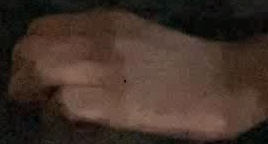
#> input picture phase6_analysis/orientation_frontal_original/frame_0001_crop.jpg, 268 x 144 px
$ python -i preprocessing.py   (imports and definitions only)
#> lines starting #> are read from the running program, lines starting #| are printed output that depends on the picture; after the words box and inside, x2 and y2 are one past the last pixel; in counts of white or black regions, pixels touching at a corner belong together
#> further down, picture is the input picture: shape (144, 268, 3); mean B, G, R 40.6, 49.5, 66
import cv2
from PIL import Image
import numpy as np

'''
Uses pre-trained YOLO-v3 hand detection network to find hands in the frame
'''
class handDetector:
    # [36 lines left out: function hand_seg, not called in this run]

'''
Resizes all frames to (224,224)
'''
class resize:
    # [7 lines left out: function resize_image, not called in this run]

'''
Detects & segments skin of the user in the frame
'''
class skinDetector(object):
    def __init__(self, imageIP):
        #self.image = cv2.imread(imageName)
        self.image = imageIP
        if self.image is None:
            print("IMAGE NOT FOUND")
            exit(1)
        self.HSV_image = cv2.cvtColor(self.image, cv2.COLOR_BGR2HSV)
#> self.HSV_image: shape (144, 268, 3); mean H, S, V 18.4, 96.6, 66.3
        self.YCbCr_image = cv2.cvtColor(self.image, cv2.COLOR_BGR2YCR_CB)
#> self.YCbCr_image: shape (144, 268, 3); mean of channels 0, 1, 2 53.5, 137, 120.8
        self.binary_mask_image = self.HSV_image

    def find_skin(self):
        self.__color_segmentation()
        output = self.__region_based_segmentation()
        return output

    def __color_segmentation(self):
        lower_HSV_values = np.array([0, 40, 0], dtype = "uint8")
        upper_HSV_values = np.array([25, 255, 255], dtype = "uint8")
        lower_YCbCr_values = np.array((0, 138, 67), dtype = "uint8")
        upper_YCbCr_values = np.array((255, 173, 133), dtype = "uint8")
        mask_YCbCr = cv2.inRange(self.YCbCr_image, lower_YCbCr_values, upper_YCbCr_values)
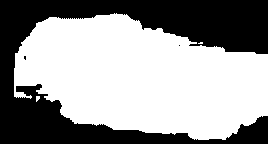
#> mask_YCbCr: shape (144, 268); 59.8% white; 3 black regions (2 under 20 px), largest, box (x1, y1, x2, y2) and area: (0, 0, 268, 144) 15489
        mask_HSV = cv2.inRange(self.HSV_image, lower_HSV_values, upper_HSV_values)
#> mask_HSV: shape (144, 268); 82.2% white; 38 black regions (29 under 20 px), largest, box (x1, y1, x2, y2) and area: (98, 0, 268, 40) 3485, (0, 0, 94, 84) 1835, (0, 115, 41, 144) 694
        self.binary_mask_image = cv2.add(mask_HSV,mask_YCbCr)

    def __region_based_segmentation(self):
        image_foreground = cv2.erode(self.binary_mask_image, None, iterations=1)     	# gentle noise removal
#> image_foreground: shape (144, 268); 78.1% white; 15 black regions (3 under 20 px), largest, box (x1, y1, x2, y2) and area: (0, 0, 268, 85) 6199, (0, 113, 42, 144) 970, (237, 124, 268, 144) 454
        dilated_binary_image = cv2.dilate(self.binary_mask_image, None, iterations=1)   # background boundary
#> dilated_binary_image: shape (144, 268); 85.9% white; 20 black regions (13 under 20 px), largest, box (x1, y1, x2, y2) and area: (109, 0, 268, 38) 3100, (0, 0, 93, 51) 1424, (239, 126, 268, 144) 339
        ret, image_background = cv2.threshold(dilated_binary_image, 1, 128, cv2.THRESH_BINARY)
        image_marker = cv2.add(image_foreground, image_background)
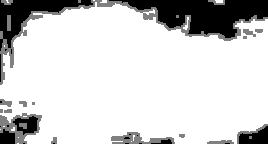
#> image_marker: shape (144, 268); min 0, max 255, mean 209.1
        image_marker32 = np.int32(image_marker)
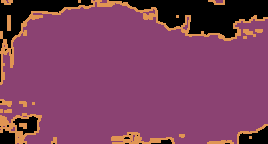
#> image_marker32: shape (144, 268) int32; 3 distinct labels, from 0 to 255; one colour per label, 0 black
        cv2.watershed(self.image, image_marker32)
        m = cv2.convertScaleAbs(image_marker32)
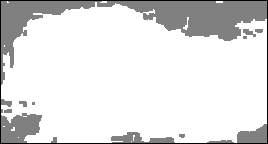
#> m: shape (144, 268); min 1, max 255, mean 223.6
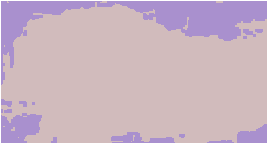
#> image_marker32: shape (144, 268) int32; 3 distinct labels, from -1 to 255; one colour per label, 0 black, -1 white
        ret, image_mask = cv2.threshold(m, 0, 255, cv2.THRESH_BINARY + cv2.THRESH_OTSU)
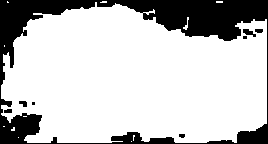
#> image_mask: shape (144, 268); 77.4% white; 8 black regions (2 under 20 px), largest, box (x1, y1, x2, y2) and area: (0, 0, 268, 144) 8525, (243, 29, 256, 37) 56, (19, 101, 27, 107) 35, (255, 29, 263, 33) 29, (4, 109, 12, 113) 29, (179, 134, 185, 138) 21
#> ret = 128
        output = cv2.bitwise_and(self.image, self.image, mask=image_mask)
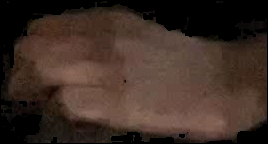
#> output: shape (144, 268, 3); mean B, G, R 37.1, 45.3, 61.9

        # If segmentation wiped out the hand (fewer than 1500 skin pixels), fall back to raw RGB crop
        if np.count_nonzero(output) < 1500:
            return self.image

        return output

>>> import cv2
>>> picture = cv2.imread('../phase6_analysis/orientation_frontal_original/frame_0001_crop.jpg')
>>> result = skinDetector(picture).find_skin()

$ run again, on phase6_analysis/orientation_frontal_original/frame_0004_crop.jpg
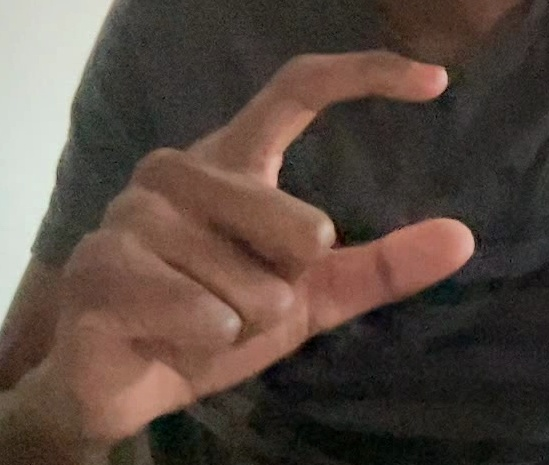
#> input picture phase6_analysis/orientation_frontal_original/frame_0004_crop.jpg, 549 x 465 px
#> picture is the input picture: shape (465, 549, 3); mean B, G, R 64.1, 72.7, 87.8
#> self.HSV_image: shape (465, 549, 3); mean H, S, V 28.4, 66.1, 88.7
#> self.YCbCr_image: shape (465, 549, 3); mean of channels 0, 1, 2 76.2, 136.3, 121.2
#> in __color_segmentation, `mask_YCbCr = cv2.inRange(self.YCbCr_image, lower_YCbCr_values, upper_Y..`:
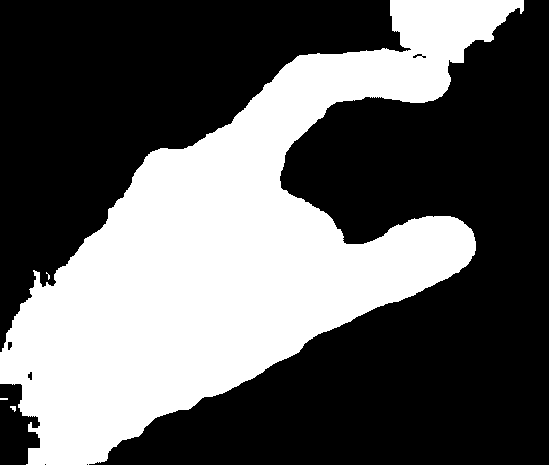
#> mask_YCbCr: shape (465, 549); 37.8% white; 4 white regions (2 under 20 px), largest, box (x1, y1, x2, y2) and area: (0, 0, 524, 465) 96385, (10, 406, 16, 412) 23
#> mask_HSV: shape (465, 549); 53.8% white; 309 black regions (290 under 20 px), largest, box (x1, y1, x2, y2) and area: (248, 48, 549, 465) 65885, (0, 0, 282, 337) 44507, (149, 413, 224, 465) 3049
#> self.binary_mask_image: shape (465, 549); 53.8% white; 307 black regions (289 under 20 px), largest, box (x1, y1, x2, y2) and area: (248, 48, 549, 465) 65845, (0, 0, 282, 337) 44507, (149, 413, 224, 465) 3049
#> image_foreground: shape (465, 549); 49.2% white; 105 white regions (80 under 20 px), largest, box (x1, y1, x2, y2) and area: (0, 0, 549, 465) 122088, (436, 412, 489, 445) 779, (264, 412, 292, 447) 326
#> dilated_binary_image: shape (465, 549); 58.7% white; 109 black regions (80 under 20 px), largest, box (x1, y1, x2, y2) and area: (249, 49, 549, 465) 55976, (0, 0, 223, 334) 40706, (150, 414, 223, 465) 2749
#> image_mask: shape (465, 549); 48.9% white; 105 white regions (80 under 20 px), largest, box (x1, y1, x2, y2) and area: (1, 1, 548, 464) 121381, (436, 412, 489, 445) 779, (264, 412, 292, 447) 326
#> ret = 128
#> in __region_based_segmentation, `output = cv2.bitwise_and(self.image, self.image, mask=image_mask)`:
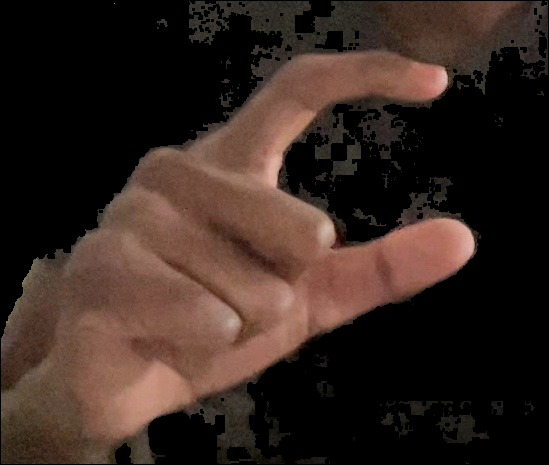
#> output: shape (465, 549, 3); mean B, G, R 31.7, 38.3, 53.5
